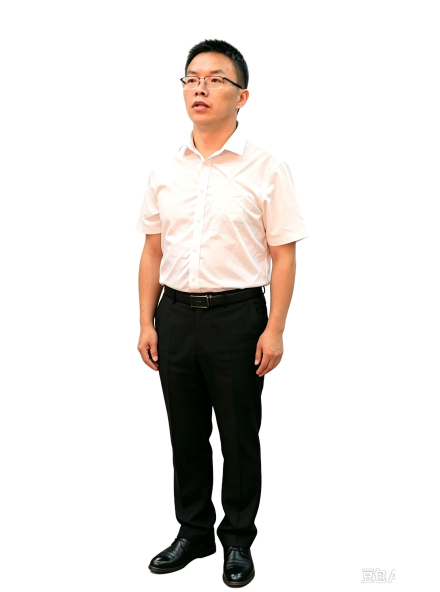
#> input picture build/cutout.png, 880 x 1184 px (shown at 1/2 size)
$ python rig.py
#> lines starting #> are read from the running program, lines starting #| are printed output that depends on the picture; after the words box and inside, x2 and y2 are one past the last pixel; in counts of white or black regions, pixels touching at a corner belong together
# -*- coding: utf-8 -*-
"""姜林角色姿态装配：白衬衫/黑西裤/皮鞋，拼成“狗爬”和“磕头”。
零件全部取自 chars/jianglin/_work/cutout.png（工作图 880x1184）。
"""
import math
import os
import sys
import cv2
import numpy as np
from PIL import Image, ImageDraw, ImageFilter

ROOT = os.path.dirname(os.path.dirname(os.path.abspath(__file__)))
WORK = os.path.join(ROOT, "build")
SRC = Image.open(os.path.join(WORK, "cutout.png")).convert("RGBA")   # 由 tools/cutout.py 生成
#> SRC is the input picture: PIL image 880x1184 RGBA; mean R, G, B, A 224.9, 221.4, 217.2, 55.1
# 清掉右下角水印残留
_w, _h = SRC.size
_a = np.array(SRC)
_a[max(0, _h - 80):, max(0, _w - 220):, 3] = 0
#> _a: shape (1184, 880, 4); 0.23% of pixels changed, all inside (x1, y1, x2, y2) = (720, 1133, 794, 1170)
SRC = Image.fromarray(_a, "RGBA")


def fill_holes(img):
    a = np.array(img)
    alpha = a[:, :, 3]
    m = (alpha > 40).astype(np.uint8)
#> m: shape (175, 175); values 0 (black) and 1 (white), 98.9% white; 3 black regions, box (x1, y1, x2, y2) and area: (0, 30, 6, 59) 144, (0, 0, 11, 15) 108, (120, 0, 141, 5) 90
    h, w = m.shape
#> h = 175; w = 175
    ff = m.copy()
    cv2.floodFill(ff, np.zeros((h + 2, w + 2), np.uint8), (0, 0), 1)
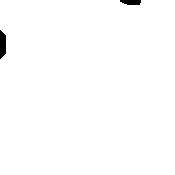
#> ff: shape (175, 175); values 0 (black) and 1 (white), 99.2% white; 2 black regions, box (x1, y1, x2, y2) and area: (0, 30, 6, 59) 144, (120, 0, 141, 5) 90
    holes = (~ff.astype(bool)) & (m == 0)
    if holes.any():
        bgr = cv2.inpaint(cv2.cvtColor(a[:, :, :3], cv2.COLOR_RGB2BGR), holes.astype(np.uint8) * 255, 3, cv2.INPAINT_TELEA)
        a[:, :, :3] = cv2.cvtColor(bgr, cv2.COLOR_BGR2RGB)
#> a: shape (175, 175, 4); mean R, G, B, A 250.8, 240.7, 231.9, 251.4
        alpha[holes] = 255
#> alpha: shape (175, 175); min 0, max 255, mean 253.3
    return Image.fromarray(a)
#> in fill_holes (call 2), `m = (alpha > 40).astype(np.uint8)`: m: shape (246, 178); values 0 (black) and 1 (white), 95% white; 2 black regions, box (x1, y1, x2, y2) and area: (0, 117, 22, 246) 1564, (100, 205, 120, 246) 643
#> in fill_holes (call 2), `a[:, :, :3] = cv2.cvtColor(bgr, cv2.COLOR_BGR2RGB)`: a: shape (246, 178, 4); mean R, G, B, A 25.2, 28.4, 23.4, 240.8
#> in fill_holes (call 2), `alpha[holes] = 255`: alpha: shape (246, 178); min 44, max 255, mean 253.5


def dark(im, f):
    a = np.array(im).astype(np.float32)
    a[..., :3] *= f
    return Image.fromarray(np.clip(a, 0, 255).astype(np.uint8))


def fade_top(im, px):
    w, h = im.size
    g = Image.new("L", (1, h), 255)
    for y in range(min(px, h)):
        g.putpixel((0, y), int(255 * (y / max(1, px)) ** 0.7))
    g = g.resize((w, h)).filter(ImageFilter.GaussianBlur(3))
    a = np.array(im)
    a[:, :, 3] = (a[:, :, 3].astype(np.float32) * np.array(g).astype(np.float32) / 255).astype(np.uint8)
    return Image.fromarray(a)


def head_piece():
    im = fill_holes(SRC.crop((348, 52, 508, 242)))        # 160x190 头 + 下巴一点脖子
#> in fill_holes (call 3), `m = (alpha > 40).astype(np.uint8)`: m: shape (190, 160); values 0 (black) and 1 (white), 62.9% white; 1 black region, box (x1, y1, x2, y2) and area: (0, 0, 160, 190) 11273
#> in fill_holes (call 3), `cv2.floodFill(ff, np.zeros((h + 2, w + 2), np.uint8), (0, 0), 1)`: ff: shape (190, 160); every value is 1
#> in fill_holes (call 3), `holes = (~ff.astype(bool)) & (m == 0)`: holes: shape (190, 160) bool; every value is 0
    m = Image.new("L", im.size, 0)
    ImageDraw.Draw(m).ellipse((2, -10, im.size[0] - 2, im.size[1] + 2), fill=255)
#> m: PIL image 160x190 L; 80.5% white; 2 black regions, box (x1, y1, x2, y2) and area: (0, 0, 60, 190) 3058, (101, 0, 160, 190) 2868
    m = m.filter(ImageFilter.GaussianBlur(4))
    base = im.getchannel("A").point(lambda v: 255 if v > 60 else 0)
#> base: PIL image 160x190 L; 62.7% white; 1 black region, box (x1, y1, x2, y2) and area: (0, 0, 160, 190) 11338
    im.putalpha(Image.composite(im.getchannel("A"), Image.new("L", im.size, 0),
                                Image.composite(m, Image.new("L", im.size, 0), base)))
    return im


# 衬衫要“向右转 90°”再铺到躯干上（领口朝前/朝头），否则会竖着贴在狗身体里
SHIRT_TEX = fill_holes(SRC.crop((345, 300, 520, 475))).rotate(-90, expand=True, resample=Image.BICUBIC)
# 屁股只用纯裤料（大腿中段），避开皮带/裤裆——否则看着像“下半身装反了”
PANTS_TEX = fill_holes(SRC.crop((322, 660, 500, 906))).rotate(-90, expand=True, resample=Image.BICUBIC)
HEAD = head_piece().transpose(Image.FLIP_LEFT_RIGHT)            # 头水平翻转
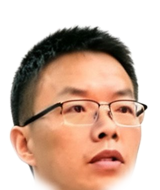
#> HEAD: PIL image 160x190 RGBA; mean R, G, B, A 208, 177.3, 159.5, 151.1; transparent parts drawn white
ARM = fill_holes(SRC.crop((268, 300, 352, 644)))                # 84x344 短袖+前臂+手
#> in fill_holes (call 4), `m = (alpha > 40).astype(np.uint8)`:
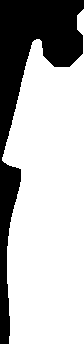
#> m: shape (344, 84); values 0 (black) and 1 (white), 71.6% white; 1 black region, box (x1, y1, x2, y2) and area: (0, 0, 84, 344) 8212
#> in fill_holes (call 4), `cv2.floodFill(ff, np.zeros((h + 2, w + 2), np.uint8), (0, 0), 1)`: ff: shape (344, 84); every value is 1
#> in fill_holes (call 4), `holes = (~ff.astype(bool)) & (m == 0)`: holes: shape (344, 84) bool; every value is 0
LEG = fill_holes(SRC.crop((298, 620, 452, 1144))).transpose(Image.FLIP_LEFT_RIGHT)   # 154x524 腿（翻转）
#> in fill_holes (call 5), `m = (alpha > 40).astype(np.uint8)`: m: shape (524, 154); values 0 (black) and 1 (white), 75.1% white; 3 black regions, box (x1, y1, x2, y2) and area: (0, 116, 59, 506) 15261, (124, 245, 148, 417) 2599, (57, 476, 148, 524) 2256
#> in fill_holes (call 5), `alpha[holes] = 255`:
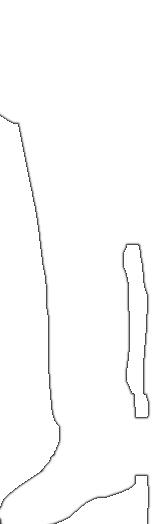
#> alpha: shape (524, 154); min 42, max 255, mean 251.8
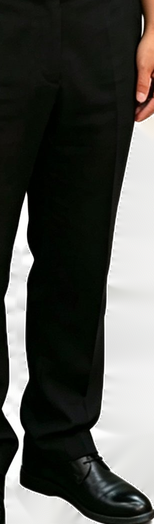
#> LEG: PIL image 154x524 RGBA; mean R, G, B, A 77.6, 78.5, 74.2, 251.8; transparent parts drawn white

W, H = 820, 500
GROUND = 432
BH = 150
BW = 320
HIP_X = 196
BODY_TOP = GROUND - 110 - BH
BODY_BOT = BODY_TOP + BH
SHO_X = HIP_X + BW

LEG_TOP = BODY_BOT - 56
LEG_H = GROUND - LEG_TOP
leg = fade_top(LEG.resize((64, LEG_H), Image.LANCZOS), int(LEG_H * 0.24))
#> in fade_top, `g = g.resize((w, h)).filter(ImageFilter.GaussianBlur(3))`:
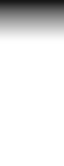
#> g: PIL image 64x166 L; min 23, max 255, mean 229.4
#> in fade_top, `a[:, :, 3] = (a[:, :, 3].astype(np.float32) * np.array(g).astype(np.fl..`:
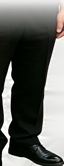
#> a: shape (166, 64, 4); mean R, G, B, A 77.3, 78.1, 73.9, 225.8; transparent parts drawn white
ARM_TOP = BODY_BOT - 66
ARM_H = GROUND - ARM_TOP
arm = fade_top(ARM.resize((62, ARM_H), Image.LANCZOS), int(ARM_H * 0.26))
AW, AH = arm.size
#> AW = 62; AH = 176
LW, LH = leg.size
#> LW = 64; LH = 166

HEAD_H = int(BH * 1.34)
head = HEAD.resize((int(BH * 1.16), HEAD_H), Image.LANCZOS)
HW, HH = head.size
#> HW = 174; HH = 201
HX = SHO_X - int(HW * 0.56)
#> HX = 419
HY = BODY_TOP - int(BH * 0.20)


def body_layer():
    front_w = int(BW * 0.52)                 # 右段 = 前身（衬衫，靠近头）
    back_w = BW - front_w                    # 左段 = 屁股（黑西裤）
    strip = Image.new("RGBA", (BW, BH), (0, 0, 0, 0))
    strip.alpha_composite(PANTS_TEX.resize((back_w, BH), Image.LANCZOS), (0, 0))
    strip.alpha_composite(dark(SHIRT_TEX, 0.97).resize((front_w, BH), Image.LANCZOS), (back_w, 0))
    m = Image.new("L", (BW * 2, BH * 2), 0)
    ImageDraw.Draw(m).rounded_rectangle((0, 0, BW * 2 - 1, BH * 2 - 1), BH, fill=255)
    m = m.resize((BW, BH), Image.LANCZOS)
    strip.putalpha(m)
    return strip


BODY = body_layer()
print("body", (BW, BH), "arm", (AW, AH), "leg", (LW, LH), "head", (HW, HH))
#| body (320, 150) arm (62, 176) leg (64, 166) head (174, 201)


def put(canvas, im, angle, top_left):
    r = im.rotate(angle, expand=True, resample=Image.BICUBIC) if angle else im
    canvas.alpha_composite(r, (int(top_left[0] - (r.size[0] - im.size[0]) / 2),
                               int(top_left[1] - (r.size[1] - im.size[1]) / 2)))
    return r


def scene(pose="crawl", t=0.0, dbg=False):
    canvas = Image.new("RGBA", (W, H), (0, 0, 0, 0))
    sh = Image.new("RGBA", (W, H), (0, 0, 0, 0))
    ImageDraw.Draw(sh).ellipse((HIP_X - 60, GROUND - 10, SHO_X + 90, GROUND + 26), fill=(15, 15, 20, 110))
    canvas = Image.alpha_composite(canvas, sh.filter(ImageFilter.GaussianBlur(12)))

    if pose == "crawl":
        sw = math.cos(2 * math.pi * t)
        arm_n = (SHO_X - int(AW * 1.34), ARM_TOP + 2 + 8 * sw)
        arm_f = (SHO_X - int(AW * 1.72), ARM_TOP - 2 - 8 * sw)
        leg_n = (HIP_X + int(BW * 0.16), LEG_TOP + 2 - 8 * sw)
        leg_f = (HIP_X - int(BW * 0.02), LEG_TOP - 2 + 8 * sw)
        a_arm_n, a_arm_f = 6 + 12 * sw, 6 - 12 * sw
        a_leg_n, a_leg_f = 6 - 10 * sw, 6 + 10 * sw
        hx, hy, hang = HX, HY, 4
        body_top = BODY_TOP
    else:
        # 磕头：躯干整体倾斜（前低后高、屁股翘起），头砸到地面上
        tilt = -13
        arm_n = (SHO_X - int(AW * 0.50), BODY_BOT - 6)
        arm_f = (SHO_X - int(AW * 0.86), BODY_BOT - 10)
        leg_n = (HIP_X + int(BW * 0.10), BODY_BOT - 62)
        leg_f = (HIP_X - int(BW * 0.06), BODY_BOT - 60)
        a_arm_n, a_arm_f = -86, -78
        a_leg_n, a_leg_f = 78, 90
        hx, hy = HX + 6, GROUND - int(HH * 0.98) + int(10 * t)
        hang = -76 + 12 * t
        body_top = BODY_TOP + 34

    put(canvas, dark(leg, 0.70), a_leg_f, leg_f)
    put(canvas, dark(arm, 0.74), a_arm_f, arm_f)
    put(canvas, leg, a_leg_n, leg_n)
    put(canvas, arm, a_arm_n, arm_n)
    if pose == "crawl":
        canvas.alpha_composite(BODY, (HIP_X, body_top))
    else:
        tr = BODY.rotate(tilt, expand=True, resample=Image.BICUBIC)
        canvas.alpha_composite(tr, (HIP_X + (BW - tr.size[0]) // 2, body_top + (BH - tr.size[1]) // 2))
    put(canvas, head, hang, (hx, hy))

    if dbg:
        c = canvas.copy()
        d = ImageDraw.Draw(c)
        d.line([(0, GROUND), (W, GROUND)], fill=(255, 0, 0, 255), width=2)
        d.rectangle((HIP_X, body_top, SHO_X, body_top + BH), outline=(0, 0, 255, 255), width=2)
        canvas = c
    return canvas


def sheet(path):
#> called with path = 'build/poses.png'
    tiles = [("crawl", 0.0), ("crawl", 0.5), ("kowtow", 0.0), ("kowtow", 1.0)]
    out = Image.new("RGB", (W * 2, H * 2), (240, 240, 242))
    for i, (p, t) in enumerate(tiles):
        im = scene(p, t)
        bg = Image.new("RGBA", (W, H), (240, 240, 242, 255))
        bg.alpha_composite(im)
        out.paste(bg.convert("RGB"), ((i % 2) * W, (i // 2) * H))
        im.save(os.path.join(WORK, "pose_%s_%d.png" % (p, int(t * 100))))
    out.save(path)
    print("saved", path)


if __name__ == "__main__":
    sheet(os.path.join(WORK, "poses.png"))

$ run again, with assets/source.jpg saved as build/cutout.png
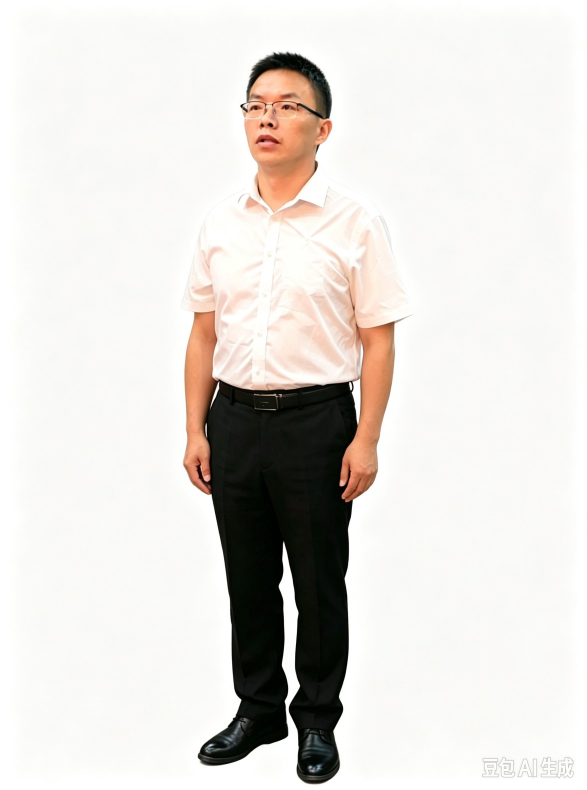
#> input picture assets/source.jpg, 1760 x 2368 px (shown at 1/3 size)
#> alpha: shape (175, 175); every value is 255
#> holes: shape (175, 175) bool; every value is 0
#> alpha: shape (246, 178); every value is 255
#> holes: shape (246, 178) bool; every value is 0
#> alpha: shape (190, 160); every value is 255
#> holes: shape (190, 160) bool; every value is 0
#> in head_piece, `im.putalpha(Image.composite(im.getchannel("A"), Image.new("L", im.size..`:
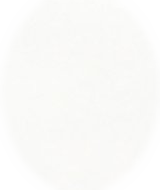
#> im: PIL image 160x190 RGBA; mean R, G, B, A 249.4, 249.3, 247.2, 204.8; transparent parts drawn white
#> alpha: shape (344, 84); every value is 255
#> holes: shape (344, 84) bool; every value is 0
#> alpha: shape (524, 154); every value is 255
#> holes: shape (524, 154) bool; every value is 0
#> g: PIL image 62x176 L
#> in body_layer, `ImageDraw.Draw(m).rounded_rectangle((0, 0, BW * 2 - 1, BH * 2 - 1), BH..`:
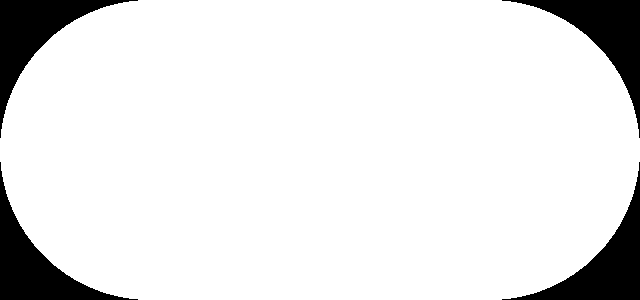
#> m: PIL image 640x300 L; 89.9% white; 4 black regions, box (x1, y1, x2, y2) and area: (0, 0, 138, 138) 4846, (502, 0, 640, 138) 4846, (0, 162, 138, 300) 4846, (502, 162, 640, 300) 4846
#| body (320, 150) arm (62, 176) leg (64, 166) head (174, 201)

$ run again, with assets/portrait.jpg saved as build/cutout.png
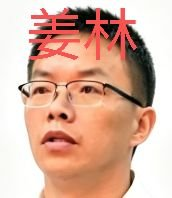
#> input picture assets/portrait.jpg, 172 x 198 px
#> alpha: shape (175, 175); every value is 0
#> ff: shape (175, 175); every value is 1
#> alpha: shape (246, 178); every value is 0
#> ff: shape (246, 178); every value is 1
#> PANTS_TEX: PIL image 246x178 RGBA; every value is 0
#> alpha: shape (190, 160); every value is 0
#> ff: shape (190, 160); every value is 1
#> alpha: shape (344, 84); every value is 0
#> ff: shape (344, 84); every value is 1
#> alpha: shape (524, 154); every value is 0
#> ff: shape (524, 154); every value is 1
#> g: PIL image 62x176 L
#> head: PIL image 174x201 RGBA; every value is 0
#> in body_layer, `ImageDraw.Draw(m).rounded_rectangle((0, 0, BW * 2 - 1, BH * 2 - 1), BH..`:
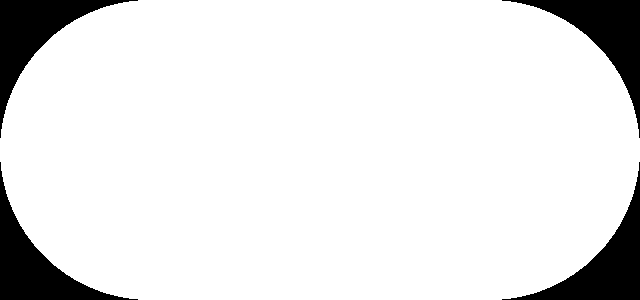
#> m: PIL image 640x300 L; 89.9% white; 4 black regions, box (x1, y1, x2, y2) and area: (0, 0, 138, 138) 4846, (502, 0, 640, 138) 4846, (0, 162, 138, 300) 4846, (502, 162, 640, 300) 4846
#| body (320, 150) arm (62, 176) leg (64, 166) head (174, 201)
#> after the loop in sheet, `for i, (p, t) in enumerate(tiles):`:
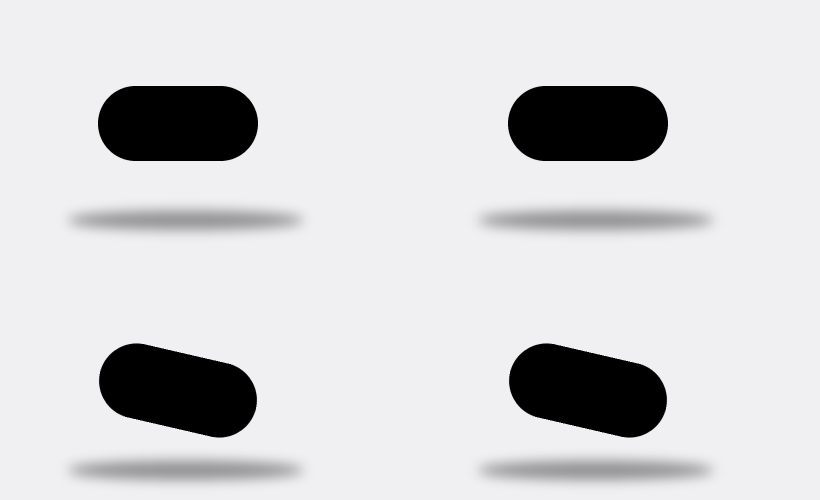
#> out: PIL image 1640x1000 RGB (shown at 1/2 size); mean R, G, B 211.4, 211.4, 213.2
